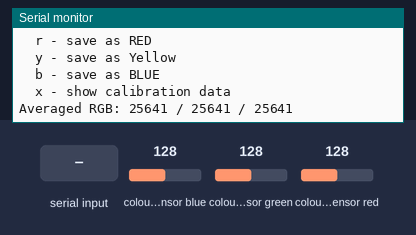
The sketch below on a simulated Arduino Uno, built with avr-gcc and run on an emulated ATmega328P. On the bench: the last lines printed to the serial monitor. Wiring (inferred from the names in the program): TCS3200 colour sensor: output pin 9; S2 pin 6; S3 pin 7; S0 pin 4; S1 pin 5. The test bench sets the inputs (shaded band); at power-on: colour sensor blue 128, colour sensor green 128, colour sensor red 128.

Above: at 1.2 s.
1.3 s: "r" received over Serial
At 3.0 s:
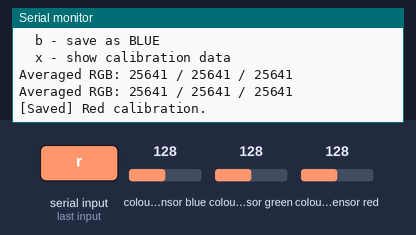
3.5 s: "y" received over Serial
At 5.5 s:
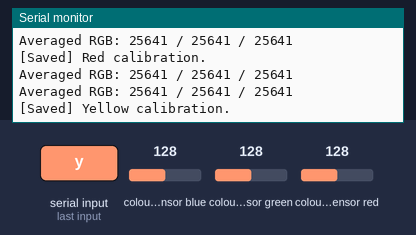
6.0 s: "b" received over Serial
At 7.7 s:
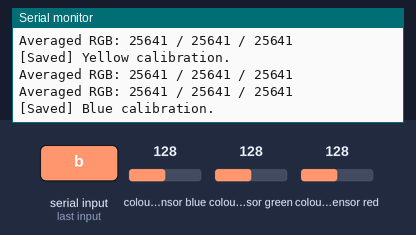
8.5 s: "x" received over Serial
At 10.1 s:
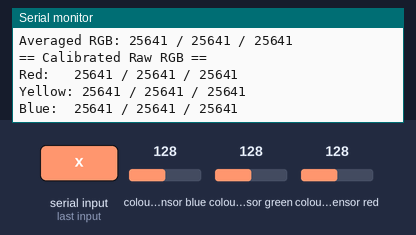
11.0 s: colour sensor blue set to 5
At 12.4 s:
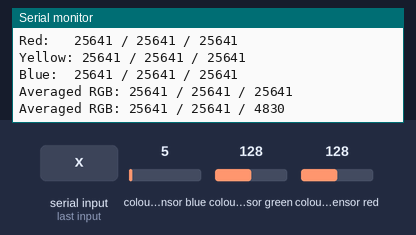
12.5 s: colour sensor green set to 5
At 13.9 s:
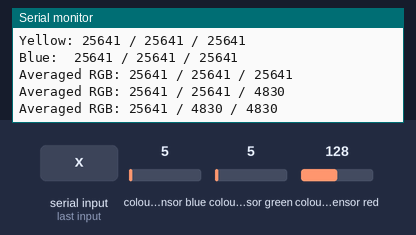

Measured:
- after the input at 1.3 s, the serial monitor: prints a new line after 0.72 s (image 1)
- after the input at 3.5 s, the serial monitor: prints a new line after 1.0 s (image 2)
- after the input at 6.0 s, the serial monitor: prints a new line after 1.0 s (image 3)
- after the input at 8.5 s, the serial monitor: prints a new line after 1.0 s (image 4)
- after the input at 11.0 s, the serial monitor: prints a new line after 1.0 s (image 5)
- after the input at 12.5 s, the serial monitor: prints a new line after 0.81 s (image 6)

The sketch:

Calibration.ino
```cpp
int s0 = 4, s1 = 5, s2 = 6, s3 = 7;
int out = 9;

const int numSamples = 5;
unsigned int calRed[3] = {0};
unsigned int calYellow[3] = {0};
unsigned int calBlue[3] = {0};

void setup() {
  Serial.begin(115200);
  pinMode(s0, OUTPUT); pinMode(s1, OUTPUT);
  pinMode(s2, OUTPUT); pinMode(s3, OUTPUT);
  pinMode(out, INPUT);

  digitalWrite(s0, HIGH); // 100% scaling
  digitalWrite(s1, HIGH);

  Serial.println("=== Manual Calibration (Raw, Averaged) ===");
  Serial.println("Place object and type:");
  Serial.println("  r - save as RED");
  Serial.println("  y - save as Yellow");
  Serial.println("  b - save as BLUE");
  Serial.println("  x - show calibration data");
}

unsigned int readColor(byte s2State, byte s3State) {
  digitalWrite(s2, s2State);
  digitalWrite(s3, s3State);
  delay(50);
  unsigned long duration = pulseIn(out, LOW);
  if (duration == 0) duration = 1;
  return 1000000UL / duration;
}

void readAveragedRGB(unsigned int &r, unsigned int &g, unsigned int &b) {
  unsigned long rSum = 0, gSum = 0, bSum = 0;

  for (int i = 0; i < numSamples; i++) {
    rSum += readColor(LOW, LOW);      // Red filter
    gSum += readColor(HIGH, HIGH);    // Green filter
    bSum += readColor(LOW, HIGH);     // Blue filter
  }

  r = rSum / numSamples;
  g = gSum / numSamples;
  b = bSum / numSamples;
}

void loop() {
  unsigned int r, g, b;
  readAveragedRGB(r, g, b);

  Serial.print("Averaged RGB: ");
  Serial.print(r); Serial.print(" / ");
  Serial.print(g); Serial.print(" / ");
  Serial.println(b);

  if (Serial.available()) {
    char cmd = Serial.read();

    if (cmd == 'r') {
      calRed[0] = r; calRed[1] = g; calRed[2] = b;
      Serial.println("[Saved] Red calibration.");
    } else if (cmd == 'y') {
      calYellow[0] = r; calYellow[1] = g; calYellow[2] = b;
      Serial.println("[Saved] Yellow calibration.");
    } else if (cmd == 'b') {
      calBlue[0] = r; calBlue[1] = g; calBlue[2] = b;
      Serial.println("[Saved] Blue calibration.");
    } else if (cmd == 'x') {
      Serial.println("== Calibrated Raw RGB ==");
      Serial.print("Red:   "); Serial.print(calRed[0]); Serial.print(" / ");
      Serial.print(calRed[1]); Serial.print(" / "); Serial.println(calRed[2]);
      Serial.print("Yellow: "); Serial.print(calYellow[0]); Serial.print(" / ");
      Serial.print(calYellow[1]); Serial.print(" / "); Serial.println(calYellow[2]);
      Serial.print("Blue:  "); Serial.print(calBlue[0]); Serial.print(" / ");
      Serial.print(calBlue[1]); Serial.print(" / "); Serial.println(calBlue[2]);
    }
  }

  delay(500);
}
```
